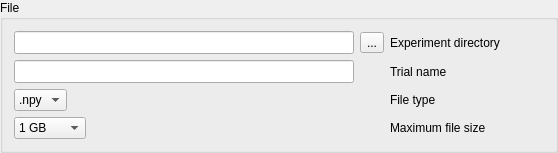
<?xml version="1.0" encoding="UTF-8"?>
<ui version="4.0">
 <class>groupFile</class>
 <widget class="QGroupBox" name="groupFile">
  <property name="geometry">
   <rect>
    <x>0</x>
    <y>0</y>
    <width>558</width>
    <height>140</height>
   </rect>
  </property>
  <property name="sizePolicy">
   <sizepolicy hsizetype="Maximum" vsizetype="Preferred">
    <horstretch>1</horstretch>
    <verstretch>0</verstretch>
   </sizepolicy>
  </property>
  <property name="title">
   <string>File</string>
  </property>
  <property name="flat">
   <bool>false</bool>
  </property>
  <layout class="QGridLayout" name="gridFile" columnstretch="0">
   <item row="0" column="0">
    <layout class="QFormLayout" name="formExp">
     <property name="sizeConstraint">
      <enum>QLayout::SetMinimumSize</enum>
     </property>
     <property name="fieldGrowthPolicy">
      <enum>QFormLayout::AllNonFixedFieldsGrow</enum>
     </property>
     <item row="0" column="0">
      <layout class="QGridLayout" name="gridExp" rowstretch="1" columnstretch="0,0" columnminimumwidth="0,0">
       <property name="sizeConstraint">
        <enum>QLayout::SetMinimumSize</enum>
       </property>
       <item row="0" column="0">
        <widget class="QLineEdit" name="lineExp">
         <property name="sizePolicy">
          <sizepolicy hsizetype="Expanding" vsizetype="Fixed">
           <horstretch>1</horstretch>
           <verstretch>0</verstretch>
          </sizepolicy>
         </property>
         <property name="minimumSize">
          <size>
           <width>340</width>
           <height>0</height>
          </size>
         </property>
         <property name="baseSize">
          <size>
           <width>126</width>
           <height>0</height>
          </size>
         </property>
         <property name="font">
          <font>
           <family>Courier</family>
          </font>
         </property>
         <property name="cursor">
          <cursorShape>IBeamCursor</cursorShape>
         </property>
         <property name="toolTip">
          <string>The directory where the recordings will be saved</string>
         </property>
         <property name="clearButtonEnabled">
          <bool>false</bool>
         </property>
        </widget>
       </item>
       <item row="0" column="1">
        <widget class="QToolButton" name="buttonBrowse">
         <property name="toolTip">
          <string>The directory where the recordings will be saved</string>
         </property>
         <property name="text">
          <string>...</string>
         </property>
        </widget>
       </item>
      </layout>
     </item>
     <item row="0" column="1">
      <widget class="QLabel" name="labelExp">
       <property name="sizePolicy">
        <sizepolicy hsizetype="Minimum" vsizetype="Preferred">
         <horstretch>0</horstretch>
         <verstretch>0</verstretch>
        </sizepolicy>
       </property>
       <property name="toolTip">
        <string>The directory where the recordings will be saved</string>
       </property>
       <property name="text">
        <string>Experiment directory</string>
       </property>
      </widget>
     </item>
     <item row="1" column="0">
      <widget class="QLineEdit" name="lineFileName">
       <property name="sizePolicy">
        <sizepolicy hsizetype="Expanding" vsizetype="Fixed">
         <horstretch>1</horstretch>
         <verstretch>0</verstretch>
        </sizepolicy>
       </property>
       <property name="minimumSize">
        <size>
         <width>340</width>
         <height>0</height>
        </size>
       </property>
       <property name="baseSize">
        <size>
         <width>0</width>
         <height>0</height>
        </size>
       </property>
       <property name="font">
        <font>
         <family>Courier</family>
        </font>
       </property>
       <property name="toolTip">
        <string>The name of the file(s) that will be saved during this acquisition session</string>
       </property>
      </widget>
     </item>
     <item row="1" column="1">
      <widget class="QLabel" name="labelFileName">
       <property name="sizePolicy">
        <sizepolicy hsizetype="Minimum" vsizetype="Preferred">
         <horstretch>0</horstretch>
         <verstretch>0</verstretch>
        </sizepolicy>
       </property>
       <property name="toolTip">
        <string>The name of the file(s) that will be saved during this acquisition session</string>
       </property>
       <property name="text">
        <string>Trial name</string>
       </property>
      </widget>
     </item>
     <item row="2" column="0">
      <widget class="QComboBox" name="comboFileType">
       <property name="toolTip">
        <string>The file type of saved recordings</string>
       </property>
       <item>
        <property name="text">
         <string>.npy</string>
        </property>
       </item>
       <item>
        <property name="text">
         <string>.mat</string>
        </property>
       </item>
      </widget>
     </item>
     <item row="2" column="1">
      <widget class="QLabel" name="labelFileType">
       <property name="toolTip">
        <string>The file type of saved recordings</string>
       </property>
       <property name="text">
        <string>File type</string>
       </property>
      </widget>
     </item>
     <item row="3" column="1">
      <widget class="QLabel" name="labelMaxFileSize">
       <property name="toolTip">
        <string>New files will be created as the recording continues such that the maximum file is this size. Each file will be given the suffix _00N identifying the Nth chunk</string>
       </property>
       <property name="text">
        <string>Maximum file size</string>
       </property>
      </widget>
     </item>
     <item row="3" column="0">
      <widget class="QComboBox" name="comboFileSize">
       <property name="toolTip">
        <string>New files will be created as the recording continues such that the maximum file is this size. Each file will be given the suffix _00N identifying the Nth chunk</string>
       </property>
       <property name="currentIndex">
        <number>2</number>
       </property>
       <item>
        <property name="text">
         <string>250 MB</string>
        </property>
       </item>
       <item>
        <property name="text">
         <string>500 MB</string>
        </property>
       </item>
       <item>
        <property name="text">
         <string>1 GB</string>
        </property>
       </item>
       <item>
        <property name="text">
         <string>2 GB</string>
        </property>
       </item>
       <item>
        <property name="text">
         <string>4 GB</string>
        </property>
       </item>
      </widget>
     </item>
    </layout>
   </item>
  </layout>
 </widget>
 <resources/>
 <connections/>
</ui>
